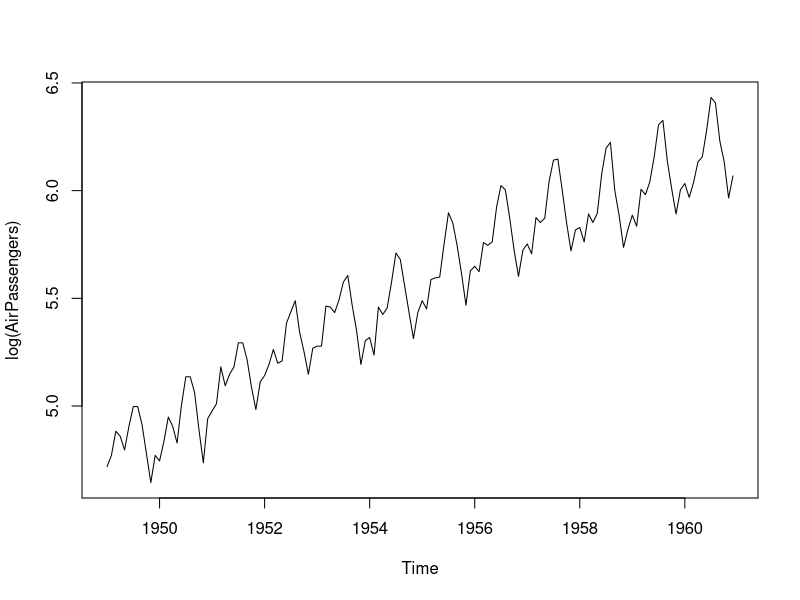

Recreate this plot in R. (Note: this script raises an error after producing the figure.)
## ---- chunk 1
plot(log(AirPassengers))
## ---- chunk 2
adamModelLogSARIMA <- vector("list",3)
adamModelLogSARIMA[[1]] <- adam(AirPassengers, "NNN", lags=c(1,12),
                                           orders=list(ar=c(0,0), i=c(1,1), ma=c(1,1)),
                                           h=12, holdout=TRUE, distribution="dlnorm")
adamModelLogSARIMA[[2]] <- adam(AirPassengers, "NNN", lags=c(1,12),
                                           orders=list(ar=c(0,0), i=c(2,1), ma=c(2,2)),
                                           h=12, holdout=TRUE, distribution="dlnorm")
adamModelLogSARIMA[[3]] <- adam(AirPassengers, "NNN", lags=c(1,12),
                                           orders=list(ar=c(1,0), i=c(1,1), ma=c(2,1)),
                                           h=12, holdout=TRUE, distribution="dlnorm")
names(adamModelLogSARIMA) <- c("logSARIMA(0,1,1)(0,1,1)[12]",
                               "logSARIMA(0,2,2)(0,1,1)[12]",
                               "logSARIMA(1,1,2)(0,1,1)[12]")
## ---- chunk 3
sapply(adamModelLogSARIMA, AICc)
## ---- chunk 4
par(mfcol=c(2,1))
plot(adamModelLogSARIMA[[1]],10:11)
## ---- chunk 5
adamModelLogSARIMA[[1]]
plot(forecast(adamModelLogSARIMA[[1]],h=12,interval="prediction"))
## ---- chunk 6
adamModelETS <- adam(AirPassengers, "MMM", h=12, holdout=TRUE)
adamModelETS
